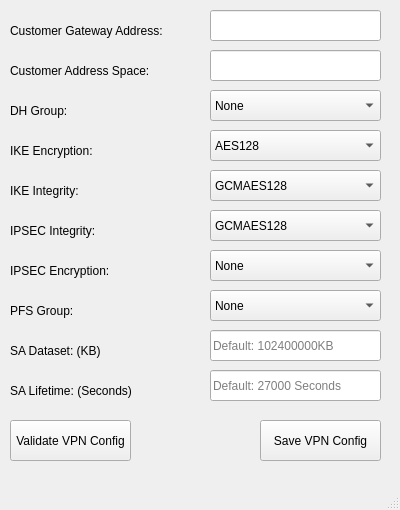
<?xml version="1.0" encoding="UTF-8"?>
<ui version="4.0">
 <class>VPNWindow</class>
 <widget class="QMainWindow" name="VPNWindow">
  <property name="geometry">
   <rect>
    <x>0</x>
    <y>0</y>
    <width>400</width>
    <height>510</height>
   </rect>
  </property>
  <property name="minimumSize">
   <size>
    <width>400</width>
    <height>510</height>
   </size>
  </property>
  <property name="maximumSize">
   <size>
    <width>400</width>
    <height>510</height>
   </size>
  </property>
  <property name="baseSize">
   <size>
    <width>0</width>
    <height>0</height>
   </size>
  </property>
  <property name="windowTitle">
   <string>VPN</string>
  </property>
  <widget class="QWidget" name="centralwidget">
   <widget class="QLabel" name="label_customerGatewayAddress">
    <property name="geometry">
     <rect>
      <x>10</x>
      <y>10</y>
      <width>161</width>
      <height>41</height>
     </rect>
    </property>
    <property name="text">
     <string>Customer Gateway Address:</string>
    </property>
   </widget>
   <widget class="QLabel" name="label_customerAddressSpace">
    <property name="geometry">
     <rect>
      <x>10</x>
      <y>50</y>
      <width>161</width>
      <height>41</height>
     </rect>
    </property>
    <property name="text">
     <string>Customer Address Space:</string>
    </property>
   </widget>
   <widget class="QLabel" name="label_dhGroup">
    <property name="geometry">
     <rect>
      <x>10</x>
      <y>90</y>
      <width>161</width>
      <height>41</height>
     </rect>
    </property>
    <property name="text">
     <string>DH Group:</string>
    </property>
   </widget>
   <widget class="QLabel" name="label_ikeEncryption">
    <property name="geometry">
     <rect>
      <x>10</x>
      <y>130</y>
      <width>151</width>
      <height>41</height>
     </rect>
    </property>
    <property name="text">
     <string>IKE Encryption:</string>
    </property>
   </widget>
   <widget class="QLabel" name="label_ikeIntegrity">
    <property name="geometry">
     <rect>
      <x>10</x>
      <y>170</y>
      <width>151</width>
      <height>41</height>
     </rect>
    </property>
    <property name="text">
     <string>IKE Integrity:</string>
    </property>
   </widget>
   <widget class="QLabel" name="label_ipsecIntegrity">
    <property name="geometry">
     <rect>
      <x>10</x>
      <y>210</y>
      <width>151</width>
      <height>41</height>
     </rect>
    </property>
    <property name="text">
     <string>IPSEC Integrity:</string>
    </property>
   </widget>
   <widget class="QLabel" name="label_ipsecEncryption">
    <property name="geometry">
     <rect>
      <x>10</x>
      <y>250</y>
      <width>151</width>
      <height>41</height>
     </rect>
    </property>
    <property name="text">
     <string>IPSEC Encryption:</string>
    </property>
   </widget>
   <widget class="QLabel" name="label_pfsGroup">
    <property name="geometry">
     <rect>
      <x>10</x>
      <y>290</y>
      <width>151</width>
      <height>41</height>
     </rect>
    </property>
    <property name="text">
     <string>PFS Group:</string>
    </property>
   </widget>
   <widget class="QLabel" name="label_saDataset">
    <property name="geometry">
     <rect>
      <x>10</x>
      <y>330</y>
      <width>151</width>
      <height>41</height>
     </rect>
    </property>
    <property name="text">
     <string>SA Dataset: (KB)</string>
    </property>
   </widget>
   <widget class="QLabel" name="label_saLifetime">
    <property name="geometry">
     <rect>
      <x>10</x>
      <y>370</y>
      <width>151</width>
      <height>41</height>
     </rect>
    </property>
    <property name="text">
     <string>SA Lifetime: (Seconds)</string>
    </property>
   </widget>
   <widget class="QComboBox" name="comboBox_dhGroup">
    <property name="geometry">
     <rect>
      <x>210</x>
      <y>90</y>
      <width>171</width>
      <height>31</height>
     </rect>
    </property>
    <item>
     <property name="text">
      <string>None</string>
     </property>
    </item>
    <item>
     <property name="text">
      <string>DHGroup1</string>
     </property>
    </item>
    <item>
     <property name="text">
      <string>DHGroup14</string>
     </property>
    </item>
    <item>
     <property name="text">
      <string>DHGroup2</string>
     </property>
    </item>
    <item>
     <property name="text">
      <string>DHGroup2048</string>
     </property>
    </item>
    <item>
     <property name="text">
      <string>DHGroup24</string>
     </property>
    </item>
    <item>
     <property name="text">
      <string>ECP256</string>
     </property>
    </item>
    <item>
     <property name="text">
      <string>ECP384</string>
     </property>
    </item>
   </widget>
   <widget class="QComboBox" name="comboBox_ikeEncryption">
    <property name="geometry">
     <rect>
      <x>210</x>
      <y>130</y>
      <width>171</width>
      <height>31</height>
     </rect>
    </property>
    <item>
     <property name="text">
      <string>AES128</string>
     </property>
    </item>
    <item>
     <property name="text">
      <string>AES192</string>
     </property>
    </item>
    <item>
     <property name="text">
      <string>AES256</string>
     </property>
    </item>
    <item>
     <property name="text">
      <string>DES</string>
     </property>
    </item>
    <item>
     <property name="text">
      <string>DES3</string>
     </property>
    </item>
    <item>
     <property name="text">
      <string>GCMAES128</string>
     </property>
    </item>
    <item>
     <property name="text">
      <string>GCMAES256</string>
     </property>
    </item>
   </widget>
   <widget class="QComboBox" name="comboBox_ikeIntegrity">
    <property name="geometry">
     <rect>
      <x>210</x>
      <y>170</y>
      <width>171</width>
      <height>31</height>
     </rect>
    </property>
    <item>
     <property name="text">
      <string>GCMAES128</string>
     </property>
    </item>
    <item>
     <property name="text">
      <string>GCMAES256</string>
     </property>
    </item>
    <item>
     <property name="text">
      <string>MD5</string>
     </property>
    </item>
    <item>
     <property name="text">
      <string>SHA1</string>
     </property>
    </item>
    <item>
     <property name="text">
      <string>SHA256</string>
     </property>
    </item>
    <item>
     <property name="text">
      <string>SHA384</string>
     </property>
    </item>
   </widget>
   <widget class="QComboBox" name="comboBox_ipsecIntegrity">
    <property name="geometry">
     <rect>
      <x>210</x>
      <y>210</y>
      <width>171</width>
      <height>31</height>
     </rect>
    </property>
    <item>
     <property name="text">
      <string>GCMAES128</string>
     </property>
    </item>
    <item>
     <property name="text">
      <string>GCMAES256</string>
     </property>
    </item>
    <item>
     <property name="text">
      <string>MD5</string>
     </property>
    </item>
    <item>
     <property name="text">
      <string>SHA1</string>
     </property>
    </item>
    <item>
     <property name="text">
      <string>SHA256</string>
     </property>
    </item>
    <item>
     <property name="text">
      <string>SHA384</string>
     </property>
    </item>
   </widget>
   <widget class="QComboBox" name="comboBox_ipsecEncryption">
    <property name="geometry">
     <rect>
      <x>210</x>
      <y>250</y>
      <width>171</width>
      <height>31</height>
     </rect>
    </property>
    <item>
     <property name="text">
      <string>None</string>
     </property>
    </item>
    <item>
     <property name="text">
      <string>AES128</string>
     </property>
    </item>
    <item>
     <property name="text">
      <string>AES192</string>
     </property>
    </item>
    <item>
     <property name="text">
      <string>AES256</string>
     </property>
    </item>
    <item>
     <property name="text">
      <string>DES</string>
     </property>
    </item>
    <item>
     <property name="text">
      <string>DES3</string>
     </property>
    </item>
    <item>
     <property name="text">
      <string>GCMAES128</string>
     </property>
    </item>
    <item>
     <property name="text">
      <string>GCMAES192</string>
     </property>
    </item>
    <item>
     <property name="text">
      <string>GCMAES256</string>
     </property>
    </item>
   </widget>
   <widget class="QComboBox" name="comboBox_pfsGroup">
    <property name="geometry">
     <rect>
      <x>210</x>
      <y>290</y>
      <width>171</width>
      <height>31</height>
     </rect>
    </property>
    <item>
     <property name="text">
      <string>None</string>
     </property>
    </item>
    <item>
     <property name="text">
      <string>ECP256</string>
     </property>
    </item>
    <item>
     <property name="text">
      <string>ECP384</string>
     </property>
    </item>
    <item>
     <property name="text">
      <string>PFS1</string>
     </property>
    </item>
    <item>
     <property name="text">
      <string>PFS14</string>
     </property>
    </item>
    <item>
     <property name="text">
      <string>PFS2</string>
     </property>
    </item>
    <item>
     <property name="text">
      <string>PFS2048</string>
     </property>
    </item>
    <item>
     <property name="text">
      <string>PFS24</string>
     </property>
    </item>
    <item>
     <property name="text">
      <string>PFSMM</string>
     </property>
    </item>
   </widget>
   <widget class="QPushButton" name="pushButton_vpnValidate">
    <property name="geometry">
     <rect>
      <x>10</x>
      <y>420</y>
      <width>121</width>
      <height>41</height>
     </rect>
    </property>
    <property name="text">
     <string>Validate VPN Config</string>
    </property>
   </widget>
   <widget class="QPushButton" name="pushButton_vpnSaveConfig">
    <property name="geometry">
     <rect>
      <x>260</x>
      <y>420</y>
      <width>121</width>
      <height>41</height>
     </rect>
    </property>
    <property name="text">
     <string>Save VPN Config</string>
    </property>
   </widget>
   <widget class="QLineEdit" name="lineEdit_customerGatewayAddress">
    <property name="geometry">
     <rect>
      <x>210</x>
      <y>10</y>
      <width>171</width>
      <height>31</height>
     </rect>
    </property>
   </widget>
   <widget class="QLineEdit" name="lineEdit_customerAddressSpace">
    <property name="geometry">
     <rect>
      <x>210</x>
      <y>50</y>
      <width>171</width>
      <height>31</height>
     </rect>
    </property>
   </widget>
   <widget class="QLineEdit" name="lineEdit_saDataset">
    <property name="geometry">
     <rect>
      <x>210</x>
      <y>330</y>
      <width>171</width>
      <height>31</height>
     </rect>
    </property>
    <property name="placeholderText">
     <string>Default: 102400000KB</string>
    </property>
   </widget>
   <widget class="QLineEdit" name="lineEdit_saLifetime">
    <property name="geometry">
     <rect>
      <x>210</x>
      <y>370</y>
      <width>171</width>
      <height>31</height>
     </rect>
    </property>
    <property name="placeholderText">
     <string>Default: 27000 Seconds</string>
    </property>
   </widget>
  </widget>
  <widget class="QMenuBar" name="menubar">
   <property name="geometry">
    <rect>
     <x>0</x>
     <y>0</y>
     <width>400</width>
     <height>22</height>
    </rect>
   </property>
  </widget>
  <widget class="QStatusBar" name="statusbar"/>
 </widget>
 <resources/>
 <connections/>
</ui>
